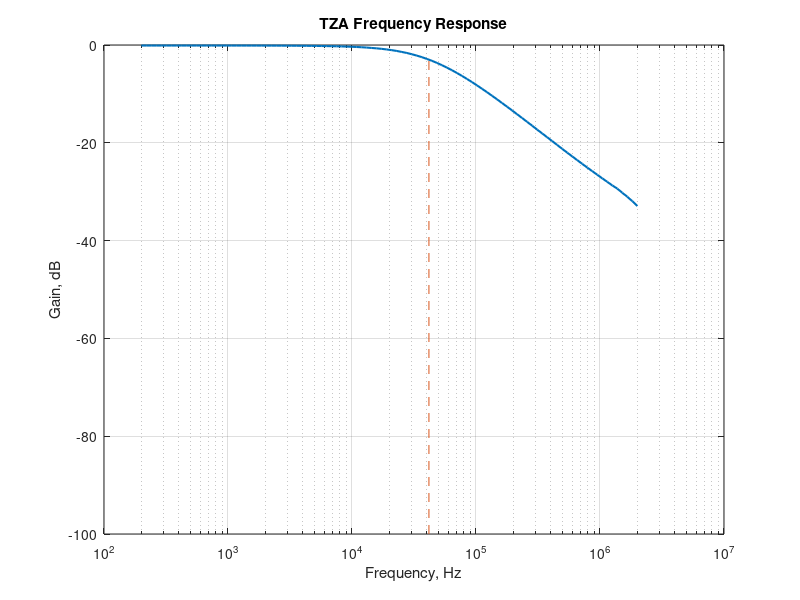

Write MATLAB code to recreate this figure.
% ECE 342 - Cameron Sullivan - Lab Task 1 Experimental Graphs

close all;

Array = csvread('TZA_experimental_f_response_FINAL.csv');
frequency = Array(:,1);
dB_gain = Array(:,2);

semilogx(frequency, dB_gain, 'linewidth', 1.5);
title('TZA Frequency Response');
ylabel('Gain, dB');
xlabel('Frequency, Hz');
hold on;
grid on;

f3db = interp1(dB_gain,frequency,-3)

line([f3db f3db], [-100 -3],'linestyle', '--');